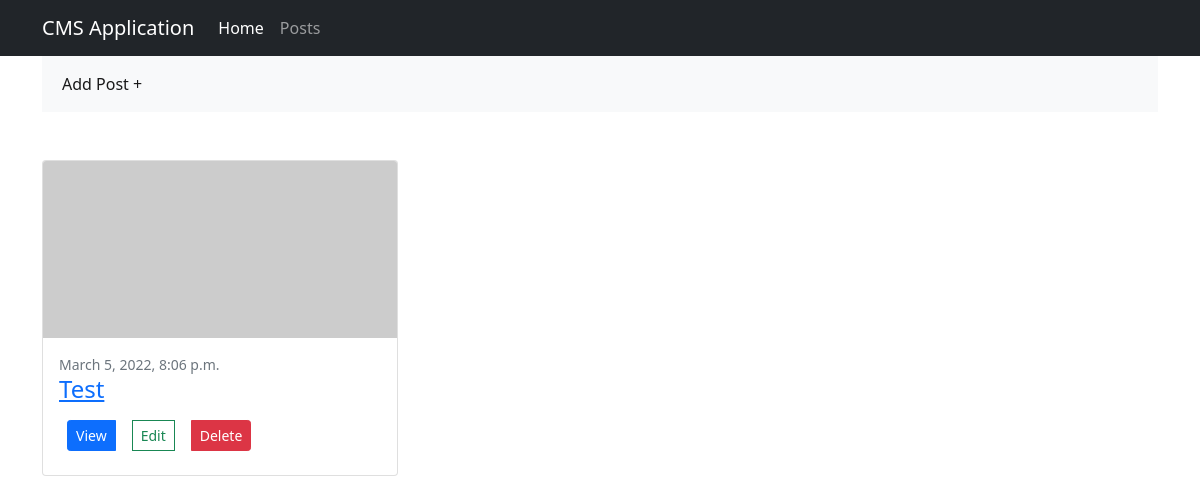
The app's page /posts/, older data.
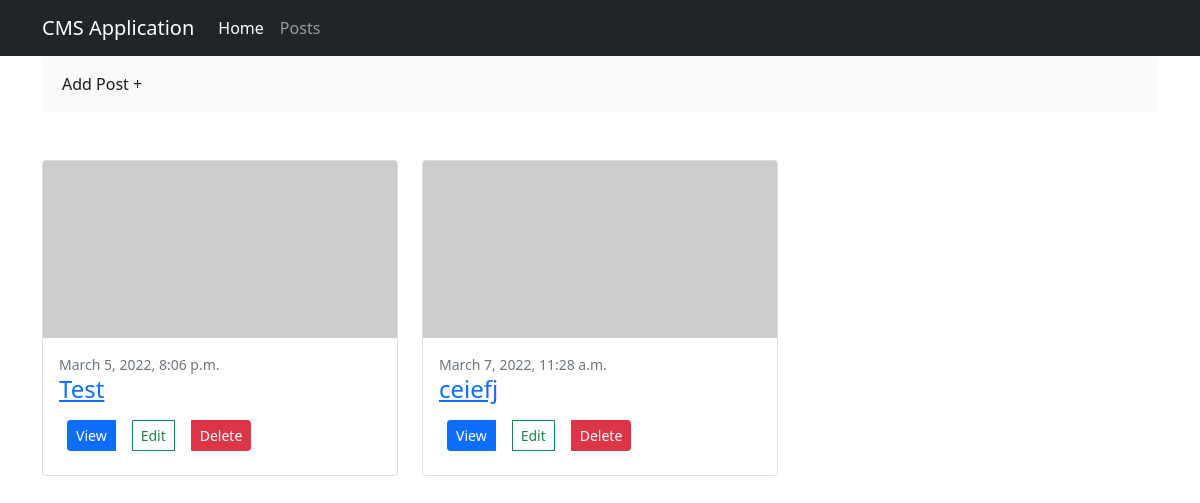
The same page, newer data.
### core/models.py (models this page shows, shortened)
class Core(models.Model):
  title = models.CharField(max_length=200)
  excerpt = models.TextField(max_length=500)
  author = models.ForeignKey(User, on_delete=models.CASCADE, related_name='core', null=True)
  slug = models.SlugField(max_length=100)
  published = models.DateTimeField(default=timezone.now)
  def get_absolute_url(self):
    return reverse('core:single', args=[self.slug])
  class Meta:
    pass

### core/views.py (the view)
# urls.py: path('posts/', views.PostsView.as_view(), name='posts'),
class PostsView(ListView):
  model=Core
  template_name = 'posts.html'
  context_object_name = 'post_list'

### core/templates/posts.html (shortened to what this page needs)
{% extends 'base.html' %}
{% block content %}
<div class="container">
  <nav class="navbar navbar-expand-sm navbar-light bg-light">
    <div class="container-fluid">
      <div class="collapse navbar-collapse" id="navbarScroll">
        <ul class="navbar-nav me-auto my-2 my-lg-0 navbar-nav-scroll" style="--bs-scroll-height: 100px;">
          <li class="nav-item">
            <a class="nav-link active" aria-current="page" href="{% url 'core:add'%}">Add Post +</a>
          </li>
        </ul>
      </div>
    </div>
  </nav>
</div>
<div class="container pt-5">
  <div class="row">
    <div class="col-lg-12">
      <div class="row">
        {% for post in post_list %}
        <div class="col-4">
          <div class="card mb-4">
            <a href="#!"><img class="card-img-top" src="https://dummyimage.com/700x350/dee2e6/6c757d.jpg"
                alt="..." /></a>
            <div class="card-body">
              <div class="small text-muted">{{post.published}}</div>
              <h2 class="card-title h4"><a href="{% url 'core:single' post.pk %}">{{post.title}}</a></h2>
              <div class="btn-group">
                <a href="{{post.get_absolute_url}}" class="btn btn-sm btn-primary m-2" role="button">View</a>
                <a href="{% url 'core:edit' post.pk %}" class="btn btn-sm btn-outline-success m-2"
                  role="button">Edit</a>
                <a href="{% url 'core:delete' post.pk %}" class="btn btn-sm btn-danger m-2" role="button">Delete</a>
              </div>
            </div>
          </div>
        </div>
        {% endfor %}
      </div>
    </div>
  </div>
</div>
{% endblock %}

### core/templates/base.html (shortened to what this page needs)
<!doctype html>
<html lang="en">
<head>
  <link href="https://cdn.jsdelivr.net/npm/bootstrap@5.1.3/dist/css/bootstrap.min.css" rel="stylesheet"
>
</head>
<body>
  {% include 'navbar.html' %}
  <main class="flex-shrink-0">
    {% block content %}
    {% endblock %}
  </main>
</body>
</html>

### core/templates/navbar.html (shortened to what this page needs)
<nav class="navbar navbar-expand-lg navbar-dark bg-dark">
  <div class="container">
    <span class="navbar-brand mb-0 h1">CMS Application</span>
    <div class="collapse navbar-collapse" id="navbarNav">
      <ul class="navbar-nav">
        <li class="nav-item">
          <a class="nav-link active" aria-current="page" href="{% url 'core:index'%}">Home</a>
        </li>
        <li class="nav-item">
          <a class="nav-link" href="{% url 'core:posts'%}">Posts</a>
        </li>
      </ul>
    </div>
  </div>
</nav>

Row changes from the older to the newer data that the page shows:
added Core: published "March 7, 2022, 11:28 a.m.", title "ceiefj"
